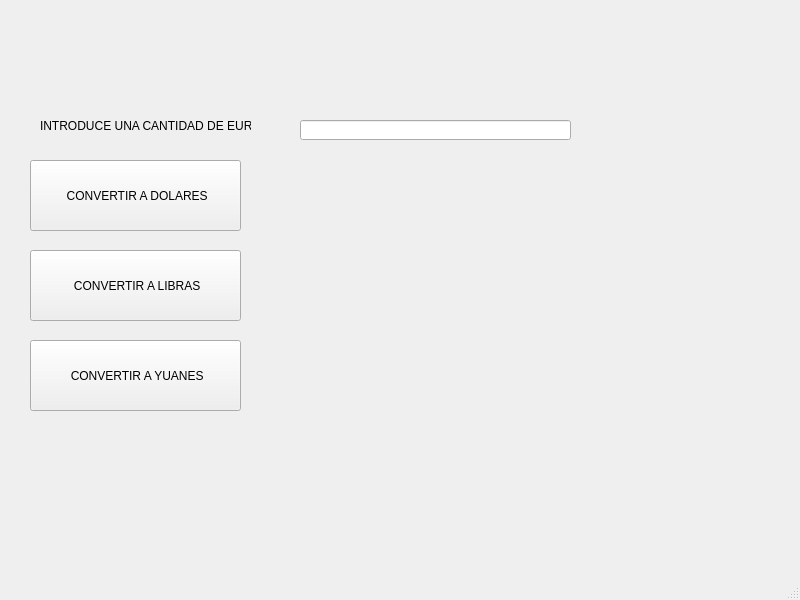
<?xml version="1.0" encoding="UTF-8"?>
<ui version="4.0">
 <class>MainWindow</class>
 <widget class="QMainWindow" name="MainWindow">
  <property name="geometry">
   <rect>
    <x>0</x>
    <y>0</y>
    <width>800</width>
    <height>600</height>
   </rect>
  </property>
  <property name="windowTitle">
   <string>MainWindow</string>
  </property>
  <widget class="QWidget" name="centralwidget">
   <widget class="QLabel" name="label_texto">
    <property name="geometry">
     <rect>
      <x>40</x>
      <y>110</y>
      <width>211</width>
      <height>31</height>
     </rect>
    </property>
    <property name="text">
     <string>INTRODUCE UNA CANTIDAD DE EUROS</string>
    </property>
   </widget>
   <widget class="QLineEdit" name="entrada_euros">
    <property name="geometry">
     <rect>
      <x>300</x>
      <y>120</y>
      <width>271</width>
      <height>20</height>
     </rect>
    </property>
   </widget>
   <widget class="QLabel" name="label_resultado">
    <property name="geometry">
     <rect>
      <x>320</x>
      <y>220</y>
      <width>221</width>
      <height>51</height>
     </rect>
    </property>
    <property name="text">
     <string/>
    </property>
   </widget>
   <widget class="QPushButton" name="boton_convertir_a_dolares">
    <property name="geometry">
     <rect>
      <x>30</x>
      <y>160</y>
      <width>211</width>
      <height>71</height>
     </rect>
    </property>
    <property name="text">
     <string> CONVERTIR A DOLARES</string>
    </property>
    <property name="icon">
     <iconset>
      <normaloff>../iconos/usd_dollar_3313.png</normaloff>../iconos/usd_dollar_3313.png</iconset>
    </property>
   </widget>
   <widget class="QPushButton" name="boton_convertir_a_libras">
    <property name="geometry">
     <rect>
      <x>30</x>
      <y>250</y>
      <width>211</width>
      <height>71</height>
     </rect>
    </property>
    <property name="text">
     <string> CONVERTIR A LIBRAS</string>
    </property>
    <property name="icon">
     <iconset>
      <normaloff>../iconos/libra_esterlina.png</normaloff>../iconos/libra_esterlina.png</iconset>
    </property>
   </widget>
   <widget class="QPushButton" name="boton_convertir_a_yuanes">
    <property name="geometry">
     <rect>
      <x>30</x>
      <y>340</y>
      <width>211</width>
      <height>71</height>
     </rect>
    </property>
    <property name="text">
     <string> CONVERTIR A YUANES</string>
    </property>
    <property name="icon">
     <iconset>
      <normaloff>../iconos/yuan.png</normaloff>../iconos/yuan.png</iconset>
    </property>
   </widget>
  </widget>
  <widget class="QStatusBar" name="statusbar"/>
 </widget>
 <resources/>
 <connections/>
</ui>
